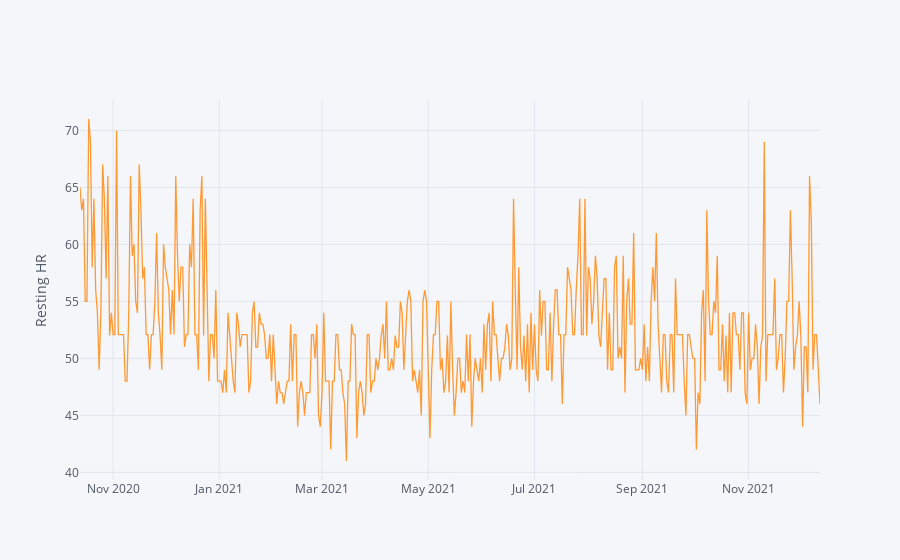

Notebook source saved alongside this figure:
### Code cell
resting_hr.iplot(y='Value', yTitle='Resting HR')

### Figure 1 — Plotly figure (JSON) as saved in the notebook; plotly's stock layout.template omitted (floating-point values rounded to 4 significant figures; data arrays with more than 128 entries replaced by an {"elided": "..."} marker saying what was removed)
{"data": [{"line": {"color": "rgba(255, 153, 51, 1.0)", "dash": "solid", "shape": "linear", "width": 1.3}, "mode": "lines", "name": "Value", "text": "", "type": "scatter", "x": {"elided": "426 str values"}, "y": {"elided": "426 float values"}}], "layout": {"legend": {"bgcolor": "#F5F6F9", "font": {"color": "#4D5663"}}, "paper_bgcolor": "#F5F6F9", "plot_bgcolor": "#F5F6F9", "title": {"font": {"color": "#4D5663"}}, "xaxis": {"gridcolor": "#E1E5ED", "showgrid": true, "tickfont": {"color": "#4D5663"}, "title": {"font": {"color": "#4D5663"}, "text": ""}, "zerolinecolor": "#E1E5ED"}, "yaxis": {"gridcolor": "#E1E5ED", "showgrid": true, "tickfont": {"color": "#4D5663"}, "title": {"font": {"color": "#4D5663"}, "text": "Resting HR"}, "zerolinecolor": "#E1E5ED"}}}
